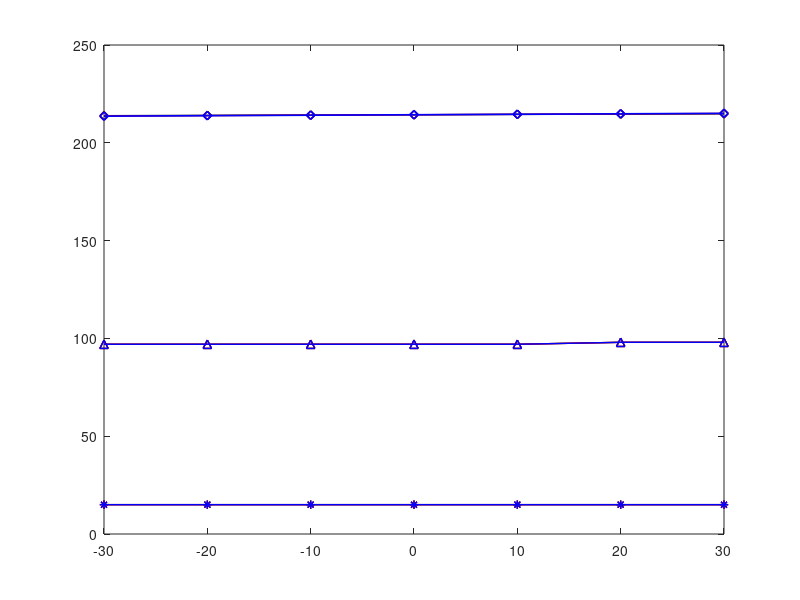

Source code (MATLAB):
% % 表1
% error = -0.15:0.05:0.15;
% n = [15,15,15,15,15,15,15];
% plot(error,n,'-k*','LineWidth',1);
% hold on;
% t = [105,103,100,97,95,93,91];
% plot(error,t,'-k^','LineWidth',1);
% hold on;
% c1 = [195.9244,202.1988,208.3357,214.3458,220.2338,226.0118,131.6848];
% plot(error,c1,'-kd','LineWidth',1);
% hold on;
% 
% n = [15,15,15,15,15,15,15];
% plot(error,n,'-r*','LineWidth',1);
% hold on;
% t = [97,97,97,97,97,97,97];
% plot(error,t,'-r^','LineWidth',1);
% hold on;
% c1 = [214.1598,214.2187,214.2807,214.3458,214.4143,214.4863,214.5617];
% plot(error,c1,'-rd','LineWidth',1);
% hold on;
% 
% n = [15,15,15,15,15,15,15];
% plot(error,n,'-b*','LineWidth',1);
% hold on;
% t = [97,97,97,97,97,97,97];
% plot(error,t,'-b^','LineWidth',1);
% hold on;
% c1 = [214.4386,214.3937,214.3647,214.3458,214.3335,214.3255,214.3204];
% plot(error,c1,'-bd','LineWidth',1.2);
% 




% 表2
pm1 = -30:10:30;
n = [15,15,15,15,15,15,15];
plot(pm1,n,'-k*','LineWidth',1);
hold on;
t = [97,97,97,97,97,98,98];
plot(pm1,t,'-k^','LineWidth',1);
hold on;
c1 = [213.8646,214.0250,214.1854,214.3458,214.5067,214.6664,214.8248];
plot(pm1,c1,'-kd','LineWidth',1);
hold on;

pm2 = -30:10:30;
n = [15,15,15,15,15,15,15];
plot(pm2,n,'-r*','LineWidth',1);
hold on;
t = [97,97,97,97,97,98,98];
plot(pm2,t,'-r^','LineWidth',1);
hold on;
c1 = [213.6796,213.9017,214.1238,214.3458,214.5679,214.7878,215.0071];
plot(pm2,c1,'-rd','LineWidth',1);
hold on;

pm3 = -30:10:30;
n = [15,15,15,15,15,15,15];
plot(pm3,n,'-b*','LineWidth',1);
hold on;
t = [97,97,97,97,97,98,98];
plot(pm3,t,'-b^','LineWidth',1);
hold on;
c1 = [213.6262,213.8661,214.1060,214.3458,214.5857,214.8233,215.0603];
plot(pm3,c1,'-bd','LineWidth',1.2);


% % 表3
% cm1 = -60:20:60;
% n = [15,15,15,15,15,15,15];
% plot(cm1,n,'-k*','LineWidth',1);
% hold on;
% t = [97,97,97,97,97,97,97];
% plot(cm1,t,'-k^','LineWidth',1);
% hold on;
% c1 = [214.3458,214.3458,214.3458,214.3458,214.3458,214.3458,214.3458];
% plot(cm1,c1,'-kd','LineWidth',1);
% hold on;
% 
% cm2 = -60:20:60;
% n = [15,15,15,15,15,15,15];
% plot(cm2,n,'-r*','LineWidth',1);
% hold on;
% t = [97,97,97,97,97,97,97];
% plot(cm2,t,'-r^','LineWidth',1);
% hold on;
% c1 = [214.2346,214.2717,214.3088,214.3458,214.3829,214.4200,214.4571];
% plot(cm2,c1,'-rd','LineWidth',1);
% hold on;
% 
% cm3 = -60:20:60;
% n = [15,15,15,15,15,15,15];
% plot(cm3,n,'-b*','LineWidth',1);
% hold on;
% t = [97,97,97,97,97,97,97];
% plot(cm3,t,'-b^','LineWidth',1);
% hold on;
% c1 = [214.3413,214.3428,214.3443,214.3458,214.3474,214.3489,214.3504];
% plot(cm3,c1,'-bd','LineWidth',1.2);



% % 表4
% cms = -3000:1000:30000;
% n = [15,15,15,15,15,15,15];
% plot(cm1,n,'-k*','LineWidth',1);
% hold on;
% t = [97,97,97,97,97,97,98];
% plot(cm1,t,'-k^','LineWidth',1);
% hold on;
% c1 = [209.5431,211.1440,212.7449,214.3458,215.9468,217.5477,219.1477];
% plot(cms,c1,'-kd','LineWidth',1);
% hold on;
% 
% cm2 = -60:20:60;
% n = [15,15,15,15,15,15,15];
% plot(cm2,n,'-r*','LineWidth',1);
% hold on;
% t = [97,97,97,97,97,97,97];
% plot(cm2,t,'-r^','LineWidth',1);
% hold on;
% c1 = [214.2346,214.2717,214.3088,214.3458,214.3829,214.4200,214.4571];
% plot(cm2,c1,'-rd','LineWidth',1);
% hold on;
% 
% cm3 = -60:20:60;
% n = [15,15,15,15,15,15,15];
% plot(cm3,n,'-b*','LineWidth',1);
% hold on;
% t = [97,97,97,97,97,97,97];
% plot(cm3,t,'-b^','LineWidth',1);
% hold on;
% c1 = [214.3413,214.3428,214.3443,214.3458,214.3474,214.3489,214.3504];
% plot(cm3,c1,'-bd','LineWidth',1.2);


% 表5
% error = -0.15:0.05:0.15;
% n = [12,12,12,12,12,12,12];
% plot(error,n,'-k*','LineWidth',1);
% hold on;
% t = [1168,1182,1197,1212,1228,1245,1262];
% plot(error,t,'-k^','LineWidth',1);
% hold on;
% c1 = [42.5025,43.9972,45.4967,47.0016,48.5120,50.0284,51.5509];
% plot(error,c1,'-kd','LineWidth',1);
% hold on;
% 
% n = [12,12,12,12,12,12,12];
% plot(error,n,'-r*','LineWidth',1);
% hold on;
% t = [1228,1222,1217,1212,1208,1203,1199];
% plot(error,t,'-r^','LineWidth',1);
% hold on;
% c1 = [46.2635,46.5052,46.7513,47.0016,47.2559,47.5141,47.7762];
% plot(error,c1,'-rd','LineWidth',1);
% hold on;
% 
% n = [12,12,12,12,12,12,12];
% plot(error,n,'-b*','LineWidth',1);
% hold on;
% t = [1062,1110,1159,1212,1270,1335,1412];
% plot(error,t,'-b^','LineWidth',1);
% hold on;
% c1 = [48.8483,48.1713,47.5585,47.0016,46.4929,46.0257,45.5934];
% plot(error,c1,'-bd','LineWidth',1);